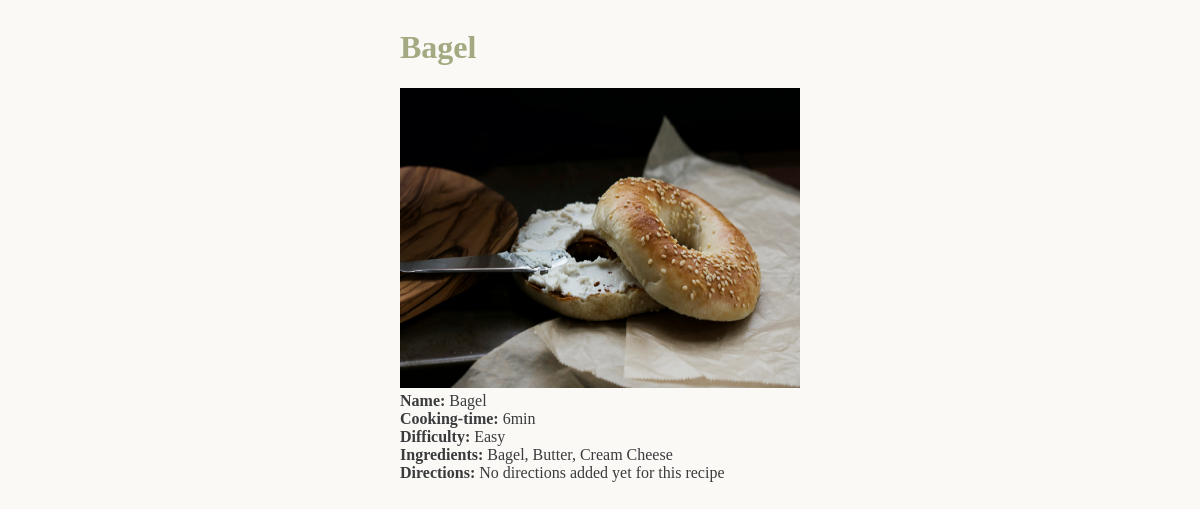
/list/2, run on the app's committed database.
### recipes/models.py (models this page shows, shortened)
class Recipe(models.Model):
  name= models.CharField(max_length=50)
  cooking_time= models.IntegerField()
  ingredients= models.TextField(max_length=250)
  difficulty= models.CharField(max_length=12, default= None)
  directions = models.TextField(max_length=500, default= 'No directions added yet for this recipe')
  pic = models.ImageField(upload_to='recipes', default='no_picture.jpg')

### recipes/views.py (the view)
# urls.py: path('list/<pk>', RecipeDetailView.as_view(), name='detail'),
class RecipeDetailView(DetailView):
  model = Recipe
  template_name = 'recipes/details.html'

### recipes/templates/recipes/details.html (shortened to what this page needs)
<!DOCTYPE html>
<html>
  <head>
    <link rel="stylesheet" href="../../static/recipes/index.css" />
  </head>
  <body>
    <div class="details__layout">
      <div class="">
        <h1>{{object.name}}</h1>
        <img src="{{object.pic.url}}" width="400" height="300" />
        <br>
        <b>Name: </b> {{object.name}} <br />
        <b>Cooking-time: </b> {{object.cooking_time}}min <br />
        <b>Difficulty: </b> {{object.difficulty}} <br />
        <b>Ingredients: </b> {{object.ingredients}} <br />
        <b>Directions: </b> {{object.directions}} <br />
      </div>
    </div>
  </body>
</html>

### recipes/static/recipes/index.css (style rules this page uses)
* { background-color: #faf9f6; color: #3a3b3c; box-sizing: border-box; }
:root { --bg-color: #faf9f6; --light-green: #c5c191; --mid-green: #a3aa81; --dark-green: #4c4735; }
h1, h2 { color: var(--mid-green); }
.details__layout { display: flex; justify-content: center; }

### data on the page
Recipe: name "Bagel", pic (picture), cooking_time "6", difficulty "Easy", ingredients "Bagel, Butter, Cream Cheese", directions "No directions added yet for this recipe"
